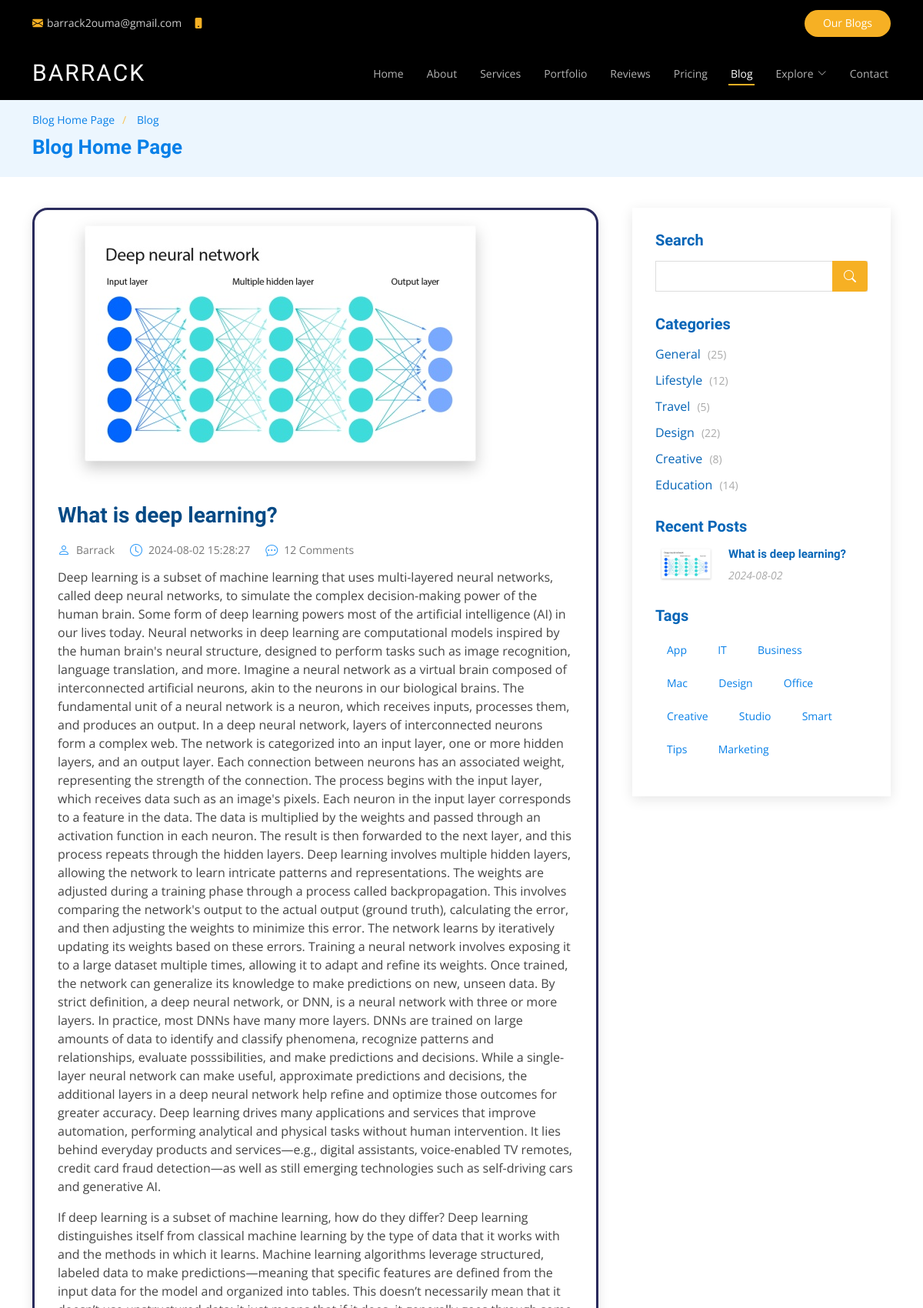
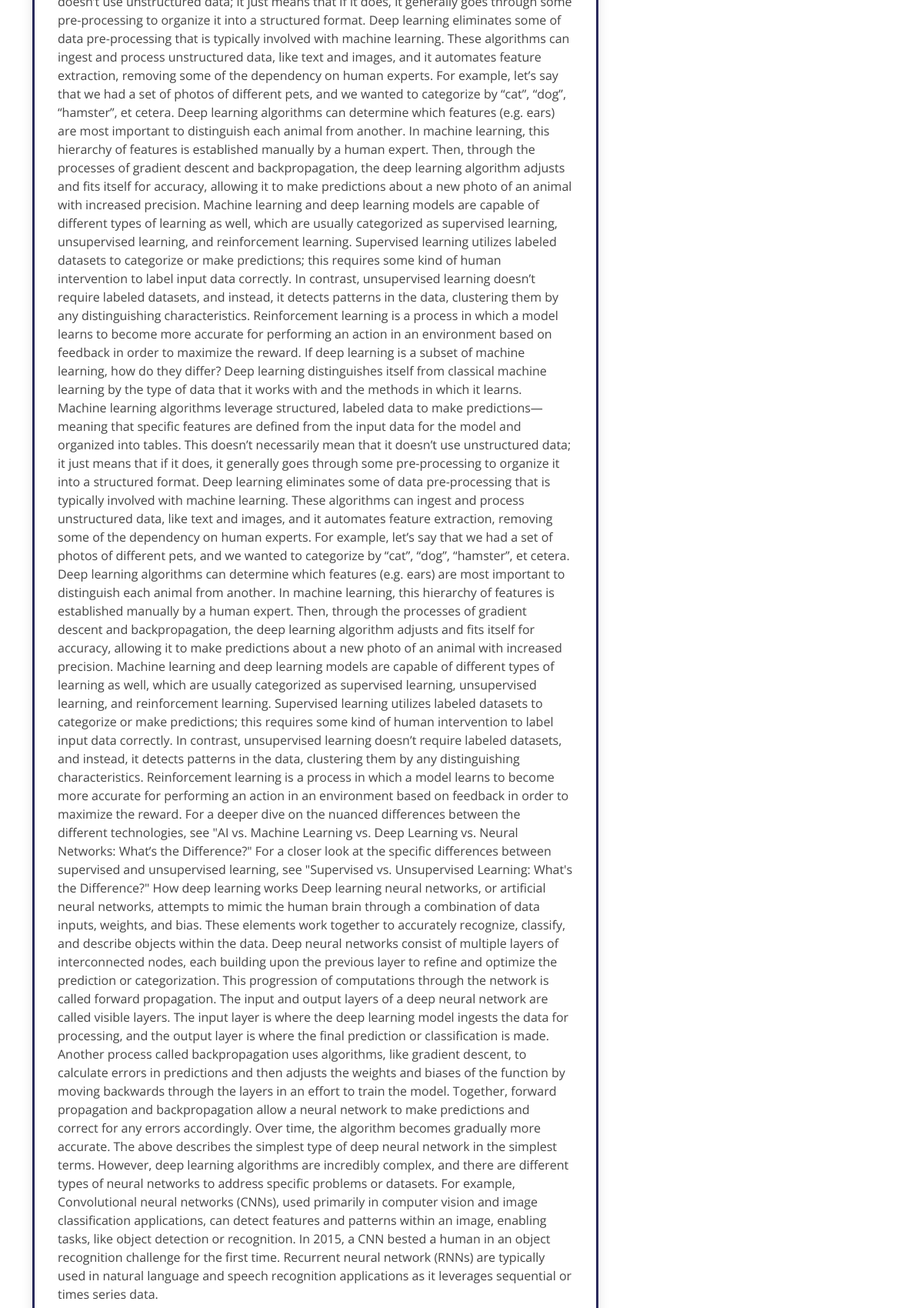
Page /blog/what-is-deep-learning (upper part) on the committed database (2 pictures, top to bottom).
### main.py (models this page shows, shortened)
class Post(db.Model):
    id = db.Column(db.Integer, primary_key=True)
    title = db.Column(db.String(100), nullable=False)
    slug = db.Column(db.String(100), unique=True, nullable=False)
    intro = db.Column(db.Text, nullable=False)
    paragraph_1 = db.Column(db.Text, nullable=False)
    my_back_quote = db.Column(db.Text, nullable=True)
    subheading = db.Column(db.Text, nullable=True)
    paragraph_2 = db.Column(db.Text, nullable=True)
    paragraph_3 = db.Column(db.Text, nullable=True)
    conclusion = db.Column(db.Text, nullable=True)
    created_at = db.Column(db.DateTime, default=datetime.utcnow)
    image = db.Column(db.String(20), nullable=True)
    image_2 = db.Column(db.String(20), nullable=True)
    category_id = db.Column(db.Integer, db.ForeignKey('category.id'), nullable=True)
    category = db.relationship('Category', backref='posts')

### main.py (the view)
@app.route('/blog/<slug>')
def blog_single(slug):
    post = Post.query.filter_by(slug=slug).first()
    if not post:
        abort(404)
    recent_posts = Post.query.order_by(Post.created_at.desc()).limit(4).all()
    return render_template('blog_single.html', post=post, posts=recent_posts)

### templates/blog_single.html (shortened to what this page needs)
<!DOCTYPE html>
<html lang="en">
  <head>
    <link href="{{ url_for('static', filename='assets/vendor/animate.css/animate.min.css') }}" rel="stylesheet" />
    <link href="{{ url_for('static', filename='assets/vendor/aos/aos.css') }}" rel="stylesheet" />
    <link href="{{ url_for('static', filename='assets/vendor/bootstrap/css/bootstrap.min.css') }}" rel="stylesheet" />
    <link href="{{ url_for('static', filename='assets/vendor/bootstrap-icons/bootstrap-icons.css') }}" rel="stylesheet" />
    <link href="{{ url_for('static', filename='assets/vendor/boxicons/css/boxicons.min.css') }}" rel="stylesheet" />
    <link href="{{ url_for('static', filename='assets/vendor/glightbox/css/glightbox.min.css') }}" rel="stylesheet" />
    <link href="{{ url_for('static', filename='assets/vendor/remixicon/remixicon.css') }}" rel="stylesheet" />
    <link href="{{ url_for('static', filename='assets/vendor/swiper/swiper-bundle.min.css') }}" rel="stylesheet" />
    <link href="{{ url_for('static', filename='assets/css/style.css') }}" rel="stylesheet" />
  </head>
  <body>
    <div id="topbar" class="fixed-top d-flex align-items-center topbar-inner-pages">
      <div class="container d-flex align-items-center justify-content-center justify-content-md-between">
        <div class="contact-info d-flex align-items-center">
          <i class="bi bi-envelope-fill"></i><a href="mailto:contact@example.com">barrack2ouma@gmail.com</a>
          <i class="bi bi-phone-fill phone-icon"></i> +254 7699 46415
        </div>
        <div class="cta d-none d-md-block">
          <a href="{{ url_for('blog') }}" class="scrollto">Our Blogs</a>
        </div>
      </div>
    </div>
    <header id="header" class="fixed-top d-flex align-items-center header-inner-pages">
      <div class="container d-flex align-items-center justify-content-between">
        <h1 class="logo"><a href="{{ url_for('home') }}">BARRACK</a></h1>
        <nav id="navbar" class="navbar">
          <ul>
            <li>
              <a class="nav-link scrollto" href="{{ url_for('home') }}">Home</a>
            </li>
            <li>
              <a class="nav-link scrollto" href="{{ url_for('home') }}#about">About</a>
            </li>
            <li>
              <a class="nav-link scrollto" href="{{ url_for('home') }}#services">Services</a>
            </li>
            <li>
              <a class="nav-link scrollto" href="{{ url_for('home') }}#portfolio">Portfolio</a>
            </li>
            <li>
              <a class="nav-link scrollto" href="{{ url_for('home') }}#team">Reviews</a>
            </li>
            <li>
              <a class="nav-link scrollto" href="{{ url_for('home') }}#pricing">Pricing</a>
            </li>
            <li>
              <a class="active" href="{{ url_for('blog') }}">Blog</a>
            </li>
            <li class="dropdown">
              <a href="#"><span>Explore</span> <i class="bi bi-chevron-down"></i></a>
            </li>
            <li>
              <a class="nav-link scrollto" href="{{ url_for('home') }}#contact">Contact</a>
            </li>
          </ul>
        </nav>
      </div>
    </header>
    <main id="main">
      <section id="breadcrumbs" class="breadcrumbs">
        <div class="container">
          <ol>
            <li>
              <a href="{{ url_for('blog') }}">Blog Home Page</a>
            </li>
            <li>
              <a href="{{ url_for('blog') }}">Blog</a>
            </li>
          </ol>
          <h2><a href="{{ url_for('blog') }}">Blog Home Page</a></h2>
        </div>
      </section>
      <section id="blog" class="blog">
        <div class="container" data-aos="fade-up">
          <div class="row">
            <div class="col-lg-8 entries">
              <article class="entry entry-single">
                {% if post.image %}
                  <div class="entry-img">
                    <img src="{{ url_for('static', filename='uploads/' + post.image) }}" alt="" class="img-fluid" />
                  </div>
                {% endif %}
                <h2 class="entry-title"><a href="{{ url_for('blog_single', slug=post.slug) }}">{{ post.title }}</a></h2>
                <div class="entry-meta">
                  <ul>
                    <li class="d-flex align-items-center">
                      <i class="bi bi-person"></i>
                      <a href="#">Barrack</a>
                    </li>
                    <li class="d-flex align-items-center">
                      <i class="bi bi-clock"></i>
                      <a href="#"><time datetime="2020-01-01">{{ post.created_at }}</time></a>
                    </li>
                    <li class="d-flex align-items-center">
                      <i class="bi bi-chat-dots"></i>
                      <a href="#">12 Comments</a>
                    </li>
                  </ul>
                </div>
                <div class="entry-content">
                  <p>{{ post.intro }}</p>
                  <p>{{ post.paragraph_1 }}</p>
                </div>
              </article>
            </div>
            <div class="col-lg-4">
              <div class="sidebar">
                <h3 class="sidebar-title">Search</h3>
                <div class="sidebar-item search-form">
                  <form action="">
                    <input type="text" />
                    <button type="submit"><i class="bi bi-search"></i></button>
                  </form>
                </div>
                <h3 class="sidebar-title">Categories</h3>
                <div class="sidebar-item categories">
                  <ul>
                    <li>
                      <a href="#">General <span>(25)</span></a>
                    </li>
                    <li>
                      <a href="#">Lifestyle <span>(12)</span></a>
                    </li>
                    <li>
                      <a href="#">Travel <span>(5)</span></a>
                    </li>
                    <li>
                      <a href="#">Design <span>(22)</span></a>
                    </li>
                    <li>
                      <a href="#">Creative <span>(8)</span></a>
                    </li>
                    <li>
                      <a href="#">Education <span>(14)</span></a>
                    </li>
                  </ul>
                </div>
                <h3 class="sidebar-title">Recent Posts</h3>
                <div class="sidebar-item recent-posts">
                  {% for post in posts[:4] %}
                    <div class="post-item clearfix">
                      {% if post.image %}
                        <img src="{{ url_for('static', filename='uploads/' + post.image) }}" alt="Recent blog post image" />
                      {% else %}
                        <img src="{{ url_for('static', filename='assets/img/blog/default-recent.jpg') }}" alt="Recent blog post image" />
                      {% endif %}
                      <h4><a href="{{ url_for('blog_single', slug=post.slug) }}">{{ post.title }}</a></h4>
                      <time datetime="{{ post.created_at.isoformat() }}">{{ post.created_at.strftime('%Y-%m-%d') }}</time>
                    </div>
                  {% endfor %}
                </div>
                <h3 class="sidebar-title">Tags</h3>
                <div class="sidebar-item tags">
                  <ul>
                    <li>
                      <a href="#">App</a>
                    </li>
                    <li>
                      <a href="#">IT</a>
                    </li>
                    <li>
                      <a href="#">Business</a>
                    </li>
                    <li>
                      <a href="#">Mac</a>
                    </li>
                    <li>
                      <a href="#">Design</a>
                    </li>
                    <li>
                      <a href="#">Office</a>
                    </li>
                    <li>
                      <a href="#">Creative</a>
                    </li>
                    <li>
                      <a href="#">Studio</a>
                    </li>
                    <li>
                      <a href="#">Smart</a>
                    </li>
                    <li>
                      <a href="#">Tips</a>
                    </li>
                    <li>
                      <a href="#">Marketing</a>
                    </li>
                  </ul>
                </div>
              </div>
            </div>
          </div>
        </div>
      </section>
    </main>
</body>
</html>

### rows in the picture
Post: image (picture), title "What is deep learning?", created_at "2024-08-02 15:28:27", intro "Deep learning is a subset of machine learning that uses multi-layered neural networks, called deep neural networks, to simulate the complex decision-making power of the human brain. Some form of deep learning powers most of the artificial intelligence (AI) in our lives today. Neural networks in deep learning are computational models inspired by the human brain's neural structure, designed to perform tasks such as image recognition, language translation, and more. Imagine a neural network as a virtual brain composed of interconnected artificial neurons, akin to the neurons in our biological brains. The fundamental unit of a neural network is a neuron, which receives inputs, processes them,…", paragraph_1 "If deep learning is a subset of machine learning, how do they differ? Deep learning distinguishes itself from classical machine learning by the type of data that it works with and the methods in which it learns. Machine learning algorithms leverage structured, labeled data to make predictions—meaning that specific features are defined from the input data for the model and organized into tables. This doesn’t necessarily mean that it doesn’t use unstructured data; it just means that if it does, it generally goes through some pre-processing to organize it into a structured format. Deep learning eliminates some of data pre-processing that is typically involved with machine learning. These…", created_at "2024-08-02"
